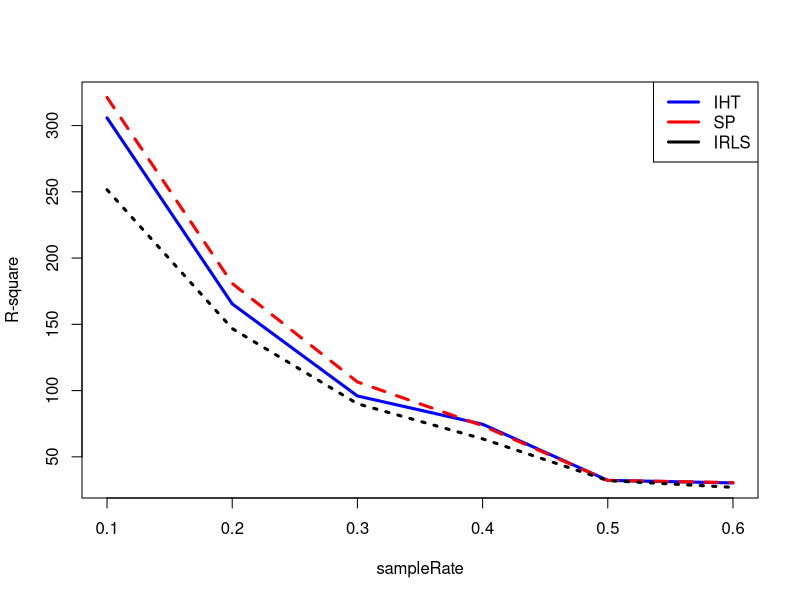

Generate this figure with R:
## ---- chunk 1
dat1<-read.csv("IHT-smallbo-samplerate-rsquare.csv",head=F,sep=",")
dat2<-read.csv("SP-smallbo-samplerate-rsquare.csv",head=F,sep=",")
dat3<-read.csv("IRLS-smallbo-samplerate-rsquare.csv",head=F,sep=",")
plot(dat2,type="n",xlab="sampleRate",ylab="R-square")
lines(dat1,col="blue",lty=1,lwd=3)
lines(dat2,col="red",lty=2,lwd=3)
lines(dat3,col="black",lty=3,lwd=3)
legend("topright",c(dat1,dat2,dat3),c("IHT","SP","IRLS"),col=c("blue","red","black"),lwd=3)
